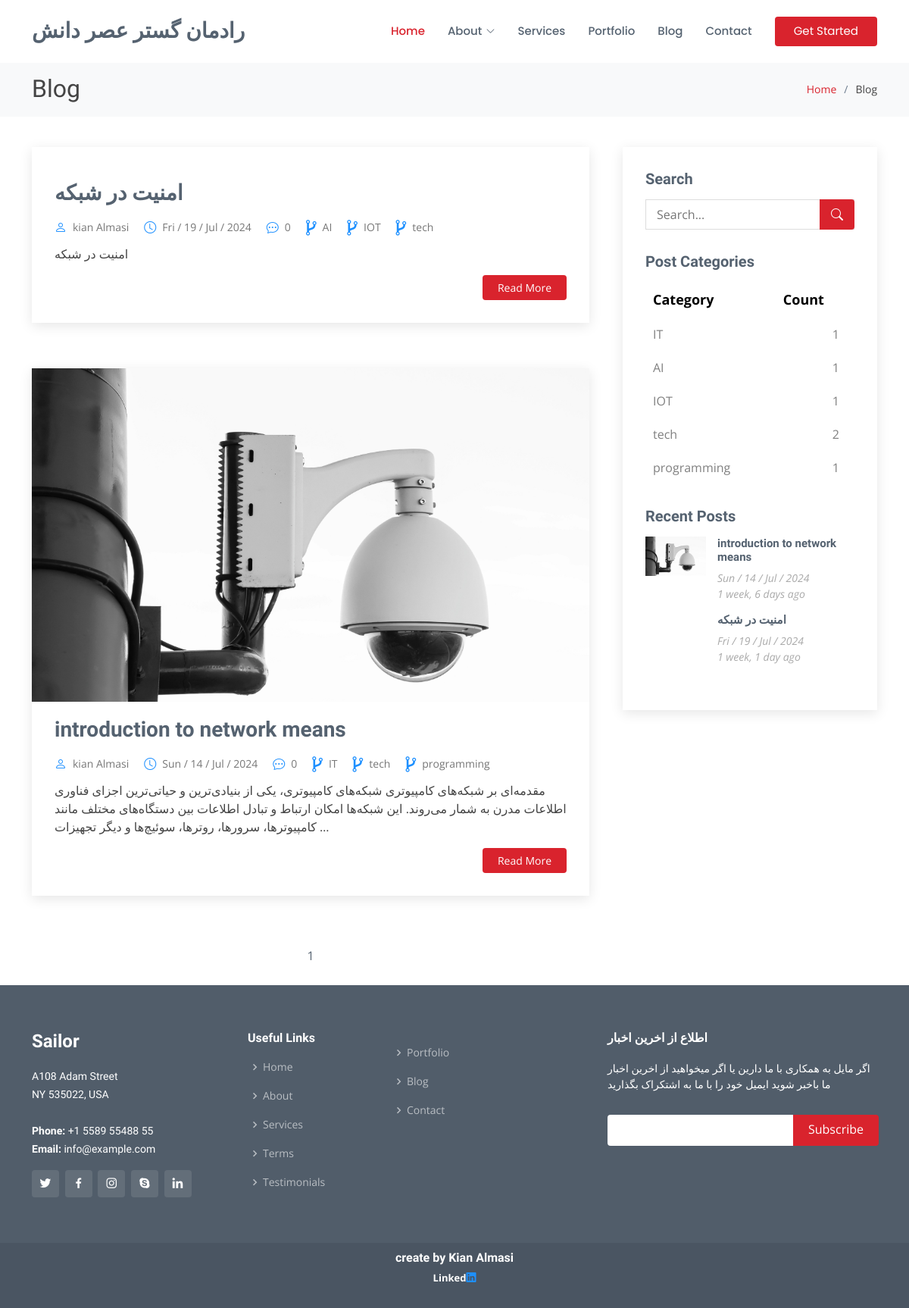
Before: /blog/ with the older database file.
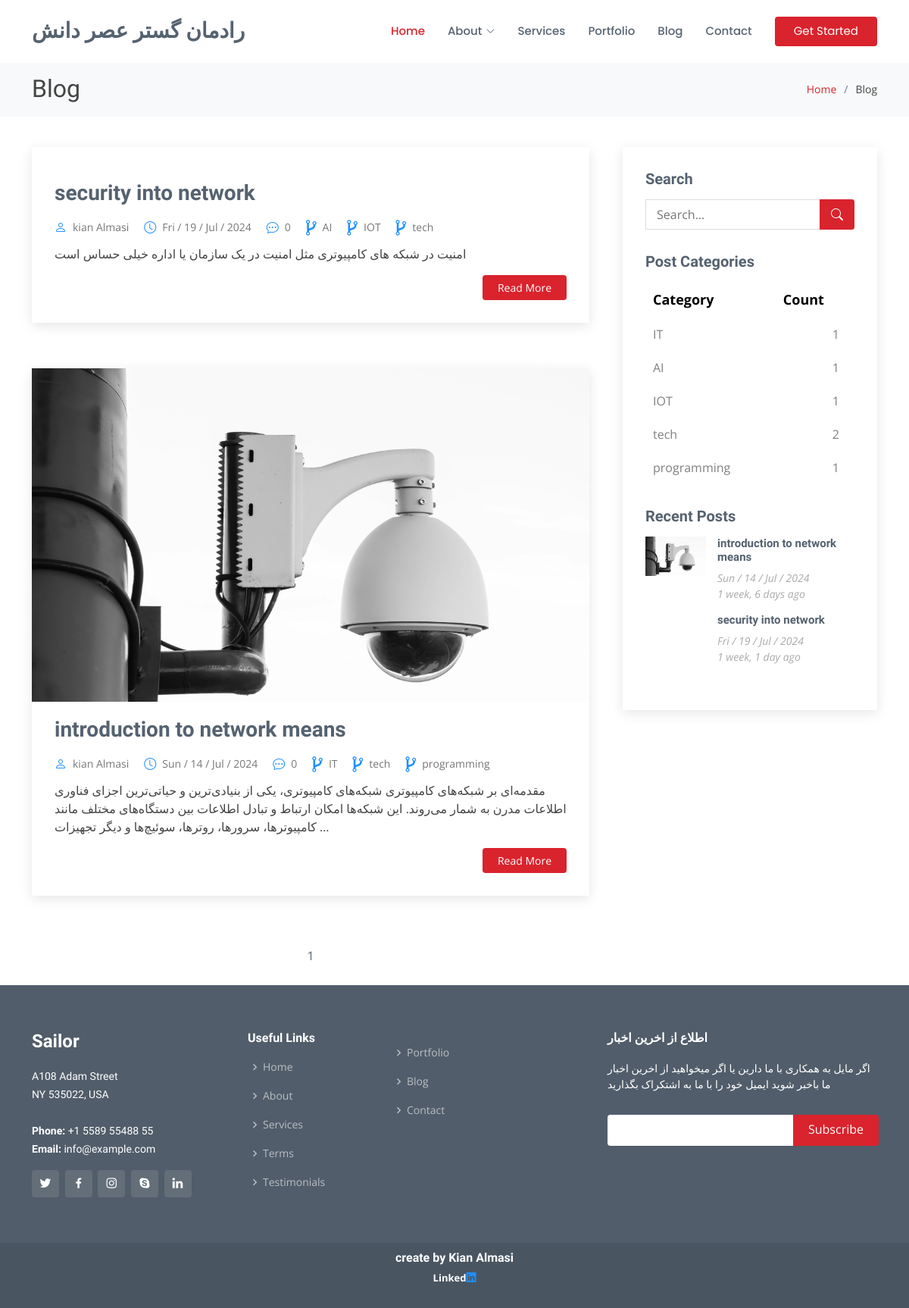
After: the same page with the newer database file.
### weblog/models.py (models this page shows, shortened)
class Post(models.Model):
    image=models.ImageField(upload_to="weblog/",default="weblog/image_file/p2.jpg")
    image_single_blog=models.ImageField(upload_to="weblog/",default="weblog/image_file/p2.jpg")
    title=models.CharField(max_length=255)
    content= models.TextField()
    category=models.ManyToManyField(Category)
    author=models.ForeignKey(User,on_delete=models.SET_NULL,null=True)
    counted_view=models.IntegerField(default=0)
    status=models.BooleanField(default=False)
    writer_image=models.ImageField(upload_to="weblog/",default="weblog/image_file/p2.jpg")
    writer_linkedin_account=models.URLField(default="https://www.linkedin.com/in/kian-almasi-0a4016256/")
    writer_summary=models.TextField()
    published_date=models.DateTimeField(default=timezone.now)
    created_date=models.DateTimeField(auto_now_add=True)
    updated_date=models.DateTimeField(auto_now=True)
    class Meta:
        ordering = ["-created_date", "updated_date"]

class Category(models.Model):
    name=models.CharField(max_length=255)
    def __str__(self):
        return self.name

### weblog/views.py (the view)
# urls.py: path('',blog_view,name='blog_view'),
def blog_view (request,**kwargs):
    posts = Post.objects.filter(status=1)
    if 'cat_name' in kwargs:
        posts = posts.filter(category__name=kwargs['cat_name'])
    if 'author_username' in kwargs:
        posts = posts.filter(author__username=kwargs['author_username'])
    paginator = Paginator(posts, 5)
    page_number = request.GET.get('page')
    try:
        posts = paginator.get_page(page_number)
    except PageNotAnInteger:
        posts = paginator.get_page(1)
    except EmptyPage:
        posts = paginator.get_page(1)
    for post in posts:
        if isinstance(post.published_date, datetime):
            post.published_datetime = post.published_date
        elif isinstance(post.published_date, date):
            post.published_datetime = datetime.combine(post.published_date, time.min)
        else:
            post.published_datetime = None
    context = {'posts': posts}
    return render(request, 'blog/blog.html', context)

### weblog/templatetags/blog_tags.py (called while the page is built)
@register.inclusion_tag("blog/blog-latestpost.html")
def latestpost():
    posts=Post.objects.filter(status=1).order_by("published_date")[:5]
    return {"posts": posts}

@register.inclusion_tag("blog/blog-post-ctegories.html")
def postcategories():
    posts=Post.objects.filter(status=1)
    categories=Category.objects.all()
    cate_dict={}
    for name in categories:
       cate_dict[name]=posts.filter(category=name).count()
    return {"categries":cate_dict}

### templates/blog/blog.html (shortened to what this page needs)
{% load static %}
{% load blog_tags %}
<!DOCTYPE html>
<html lang="en">
<head>
  <link rel="stylesheet" href="https://cdnjs.cloudflare.com/ajax/libs/font-awesome/4.7.0/css/font-awesome.min.css">
  <link href="{% static '/vendor/animate.css/animate.min.css' %}" rel="stylesheet">
  <link href="{% static '/vendor/bootstrap/css/bootstrap.min.css' %}" rel="stylesheet">
  <link href="{% static '/vendor/bootstrap-icons/bootstrap-icons.css' %}" rel="stylesheet">
  <link href="{% static '/vendor/boxicons/css/boxicons.min.css' %}" rel="stylesheet">
  <link href="{% static '/vendor/glightbox/css/glightbox.min.css' %}" rel="stylesheet">
  <link href="{% static '/vendor/remixicon/remixicon.css' %}" rel="stylesheet">
  <link href="{% static '/vendor/swiper/swiper-bundle.min.css' %}" rel="stylesheet">
  <link href="{% static '/static/style.css' %}" rel="stylesheet">
</head>
<body>
  <header id="header" class="fixed-top d-flex align-items-center">
    <div class="container d-flex align-items-center">
      <h1 class="logo me-auto"><a href="{% url 'blog:home' %}">رادمان گستر عصر دانش</a></h1>
      <nav id="navbar" class="navbar">
        <ul>
          <li><a href="{% url 'blog:home' %}" class="active">Home</a></li>
          <li class="dropdown"><a href="#"><span>About</span> <i class="bi bi-chevron-down"></i></a>
          </li>
          <li><a href="{% url 'blog:services' %}">Services</a></li>
          <li><a href="{% url 'blog:portfolio' %}">Portfolio</a></li>
          <li><a href="{% url 'weblog:blog_view' %}">Blog</a></li>
          <li><a href="{% url 'blog:contact' %}">Contact</a></li>
          <li><a href="{% url 'blog:home' %}" class="getstarted">Get Started</a></li>
        </ul>
      </nav>
    </div>
  </header>
  <main id="main">
    <section id="breadcrumbs" class="breadcrumbs">
      <div class="container">
        <div class="d-flex justify-content-between align-items-center">
          <h2>Blog</h2>
          <ol>
            <li><a href="{% url 'blog:home' %}">Home</a></li>
            <li>Blog</li>
          </ol>
        </div>
      </div>
    </section>
    <section id="blog" class="blog">
      <div class="container" data-aos="fade-up">
        <div class="row">
          <div class="col-lg-8 entries">
            {%for post in posts%}
            <article class="entry">
              <div class="entry-img">
                <img src="{{post.image.url}}" alt="" class="img-fluid">
              </div>
              <h2 class="entry-title">
                <a href="{% url 'weblog:blog_single' pid=post.id%}">{{post.title}}</a>
              </h2>
              <div class="entry-meta">
                <ul>
                    <li class="d-flex align-items-center"><i class="bi bi-person" style="color:DodgerBlue"></i> <a href="{% url 'weblog:author' author_username=post.author.username %}">{{post.author.get_full_name}}</a></li>
                    <li class="d-flex align-items-center"><i class="bi bi-clock" style="color:DodgerBlue"></i> <a href="{% url 'weblog:blog_single' pid=post.id%}">{{ post.published_date|date:"D / d / M / Y"}}</a></li>
                    <li class="d-flex align-items-center"><i class="bi bi-chat-dots" style="color:DodgerBlue"></i> <a href="{% url 'weblog:blog_single' pid=post.id%}">{{post.counted_view}}</a></li>
                    {% for cat in post.category.all %}
                    <li class="d-flex align-items-center"><i style="font-size:24px;color:DodgerBlue" class="fa">&#xf126;</i> <a href="{% url 'weblog:category' cat.name%}">{{ cat.name }}</a></li>
                    {% endfor %}
                </ul>
            </div>
              <div class="entry-content">
                <p align='rtl'>{{post.content|truncatechars:250}}</p>
                <div class="read-more">
                  <a href="{% url 'weblog:blog_single' pid=post.id%}">Read More</a>
                </div>
              </div>
            </article>
            {%endfor%}
            <div class="blog-pagination">
              <ul class="justify-content-center">
                {% for i in posts.paginator.page_range %}
                  {% if page_number == i %}
                      <li class="page-item active"><a href="?page={{i}}" class="page-link">{{i}}</a></li>
                      {% else %}
                      <li class="page-item"><a href="?page={{i}}" class="page-link">{{i}}</a></li>
                  {% endif %}
                {% endfor %}
              </ul>
            </div>
          </div>
          <div class="col-lg-4">
            <div class="sidebar">
              <h3 class="sidebar-title">Search</h3>
              <div class="sidebar-item search-form">
              <form action="{% url 'weblog:search' %}" method="Get">
                  <input type="text" name='s' placeholder="Search...">
                  <button type="submit"><i class="bi bi-search"></i></button>
              </form>
              </div>
              {% postcategories %}
              {% latestpost %}
          </div>
        </div>
      </div>
    </section>
  </main>
  <footer id="footer">
    <div class="footer-top">
      <div class="container">
        <div class="row">
          <div class="col-lg-3 col-md-6">
            <div class="footer-info">
              <h3>Sailor</h3>
              <p>
                A108 Adam Street <br>
                NY 535022, USA<br><br>
                <strong>Phone:</strong> +1 5589 55488 55<br>
                <strong>Email:</strong> info@example.com<br>
              </p>
              <div class="social-links mt-3">
                <a href="#" class="twitter"><i class="bx bxl-twitter"></i></a>
                <a href="#" class="facebook"><i class="bx bxl-facebook"></i></a>
                <a href="#" class="instagram"><i class="bx bxl-instagram"></i></a>
                <a href="#" class="google-plus"><i class="bx bxl-skype"></i></a>
                <a href="#" class="linkedin"><i class="bx bxl-linkedin"></i></a>
              </div>
            </div>
          </div>
          <div class="col-lg-2 col-md-6 footer-links">
            <h4>Useful Links</h4>
            <ul>
              <li><i class="bx bx-chevron-right"></i> <a href="{% url 'blog:home' %}">Home</a></li>
              <li><i class="bx bx-chevron-right"></i> <a href="{% url 'blog:about' %}">About</a></li>
              <li><i class="bx bx-chevron-right"></i> <a href="{% url 'blog:services' %}">Services</a></li>
              <li><i class="bx bx-chevron-right"></i> <a href="{% url 'blog:team' %}">Terms</a></li>
              <li><i class="bx bx-chevron-right"></i> <a href="{% url 'blog:testimonials' %}">Testimonials</a></li>
            </ul>
          </div>
          <div class="col-lg-3 col-md-6 footer-links">
            <h4> </h4>
            <ul>
              <li><i class="bx bx-chevron-right"></i> <a href="{% url 'blog:portfolio' %}">Portfolio</a></li>
              <li><i class="bx bx-chevron-right"></i> <a href="{% url 'weblog:blog_view' %}">Blog</a></li>
              <li><i class="bx bx-chevron-right"></i> <a href="{% url 'blog:contact' %}">Contact</a></li>
            </ul>
          </div>
          <div class="col-lg-4 col-md-6 footer-newsletter">
            <h4 align='rtl'>اطلاع از اخرین اخبار</h4>
            <p align='rtl'>اگر مایل به همکاری با ما دارین یا اگر میخواهید از اخرین اخبار ما باخبر شوید ایمیل خود را با ما به اشتکراک بگذارید</p>
            <form action="{% url 'blog:newsletter' %}" method="post">
              <input type="email" name="email"><input type="submit" value="Subscribe">
            </form>
          </div>
        </div>
      </div>
    </div>
    <div class="container">
      <div class="credits">
        <h6>
          <a href="https://www.linkedin.com/in/kian-almasi" style="color:white;font-weight: bold;">create by Kian Almasi</a>
        </h6>
        <h7 style="color:white;font-weight: bold;">
          Linked<a href="https://www.linkedin.com/in/kian-almasi" style="color: DodgerBlue;font-weight: bold;"><i class="biu bi-linkedin" style="color: DodgerBlue; font-weight: bold;"></i></a>
        </h7>
      </div>
    </div>
  </footer>
</body>
</html>

### templates/blog/blog-post-ctegories.html (shortened to what this page needs)
{% load static %}
<h3 class="sidebar-title">Post Categories</h3>
<div class="sidebar-item categories">
  <table class="table">
    <thead>
      <tr>
        <th scope="col" class="category-header">Category</th>
        <th scope="col" class="category-header">Count</th>
      </tr>
    </thead>
    <tbody>
      {% for name, count in categries.items %}
      <tr>
        <td>
          <a href="{% url 'weblog:category' name%}" class="color:DodgerBlue">{{ name }}</a>
        </td>
        <td class="text-right">
          {{ count }}
        </td>
      </tr>
      {% endfor %}
    </tbody>
  </table>
</div>

### templates/blog/blog-latestpost.html
{% load humanize %}
{% load static %}
<h3 class="sidebar-title">Recent Posts</h3>
<div class="sidebar-item recent-posts">
    {% for post in posts %}
    <div class="post-item clearfix">
        <img src="{{ post.image.url }}" alt="">
        <h4><a href="/blog/{{ post.id }}">{{ post.title }}</a></h4>
        <time datetime="{{ post.published_date|date:'Y-m-d' }}">{{ post.published_date|date:"D / d / M / Y" }}</time>
        <time datetime="{{ post.published_date|date:'Y-m-d' }}">{{ post.published_date|naturaltime }}</time>
    </div>
    {% endfor %}
</div>

### templates/blog/blog-post-ctegories.html (style rules this page uses)
.sidebar-item.categories .table { width: 100%; margin-top: 15px; background-color: white; border-collapse: w; }
.sidebar-item.categories .table th, .sidebar-item.categories .table td { padding: 10px; text-align: left; border: none; }
.sidebar-item.categories .table th.category-header { font-size: 18px; color: black ; }
.sidebar-item.categories .table td.text-right { text-align: right; padding-right: 20px; color: Gray; }
.sidebar-item.categories .table a { color: Gray; text-decoration: none; }

Changed rows visible on the page:
changed Post: title "امنیت در شبکه" → "security into network"; content "امنیت در شبکه" → "امنیت در شبکه های کامپیوتری مثل امنیت در یک سازمان یا اداره خیلی حساس است"
